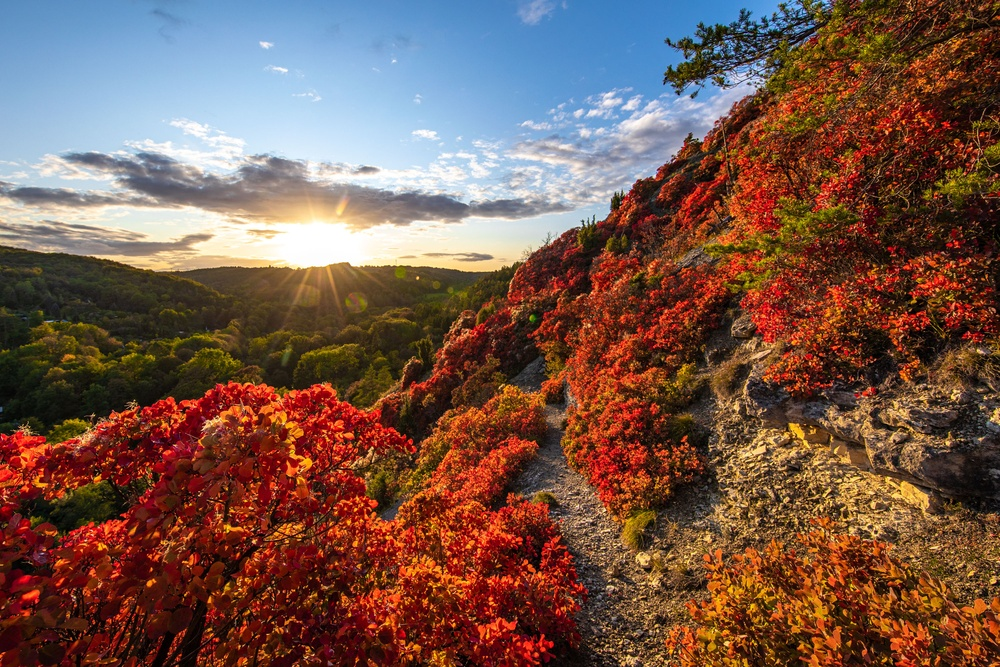
#> input picture module_1/images/test.jpg, 1000 x 667 px, shrunk from 3000 x 2000 before the run
$ python 4_translations.py --image images/test.jpg
#> lines starting #> are read from the running program, lines starting #| are printed output that depends on the picture

import numpy as np
import argparse
import imutils
import cv2


# construct the argument parser
ap = argparse.ArgumentParser()
ap.add_argument('-i', '--image', required=True, help='Path to image')
args = vars(ap.parse_args())

# load the image
image = cv2.imread(args['image'])
#> image is the input picture: shape (667, 1000, 3); mean B, G, R 74.6, 86.1, 117.8
cv2.imshow('Original', image)
cv2.waitKey(0)

print(image.shape)
#| (667, 1000, 3)


# using the translation matrix to shift the image 25 pixels to the right and 50 pixels down
M = np.float32([[1, 0, 25], [0, 1, 50]])
shifted = cv2.warpAffine(image, M, (image.shape[1], image.shape[0]))
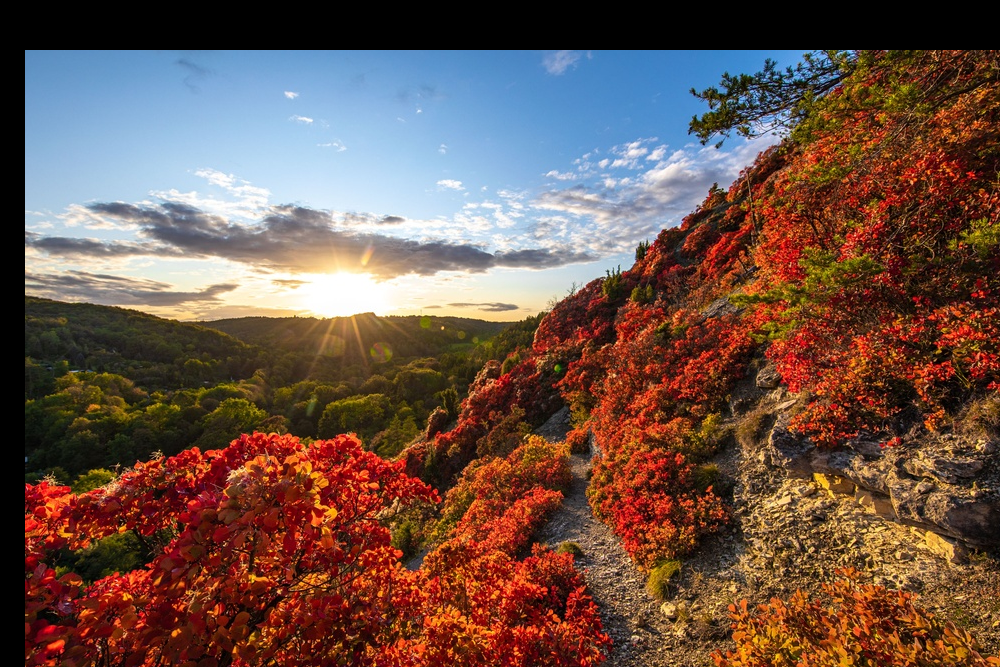
#> shifted: shape (667, 1000, 3); mean B, G, R 72.7, 82.3, 109.1
cv2.imshow('shifted down and right', shifted)
cv2.waitKey(0)

# shifting 50 pixels to the left and 90 pixels up
M = np.float32([[1, 0, -50], [0, 1, -90]])
shifted = cv2.warpAffine(image, M, (image.shape[1], image.shape[0]))
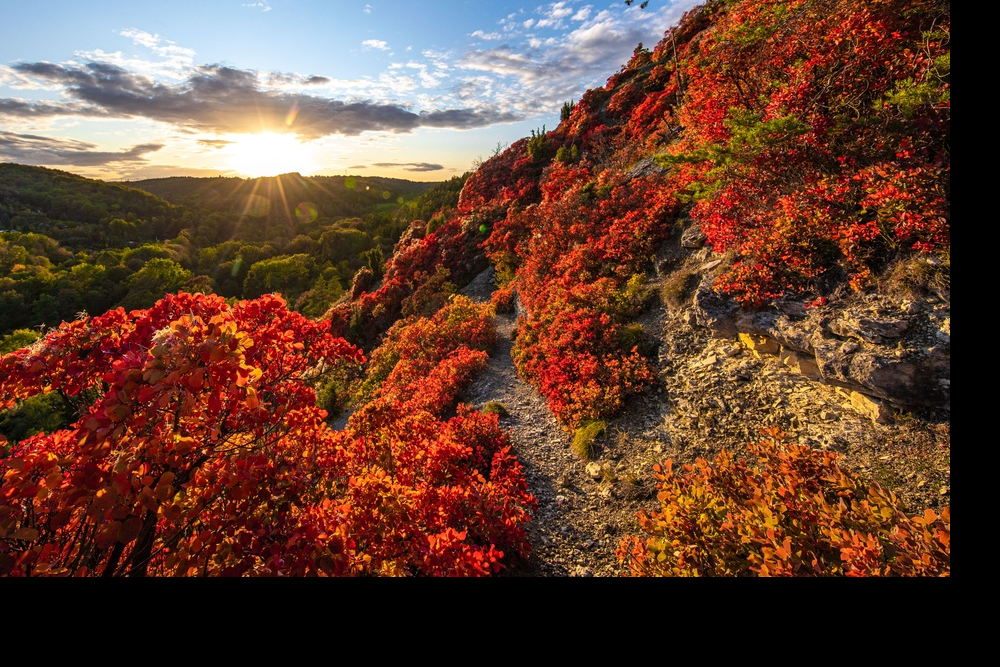
#> shifted: shape (667, 1000, 3); mean B, G, R 49.6, 65.1, 99.7
cv2.imshow('shifted up and left', shifted)
cv2.waitKey(0)

test = imutils.translate(image, 100, -50)
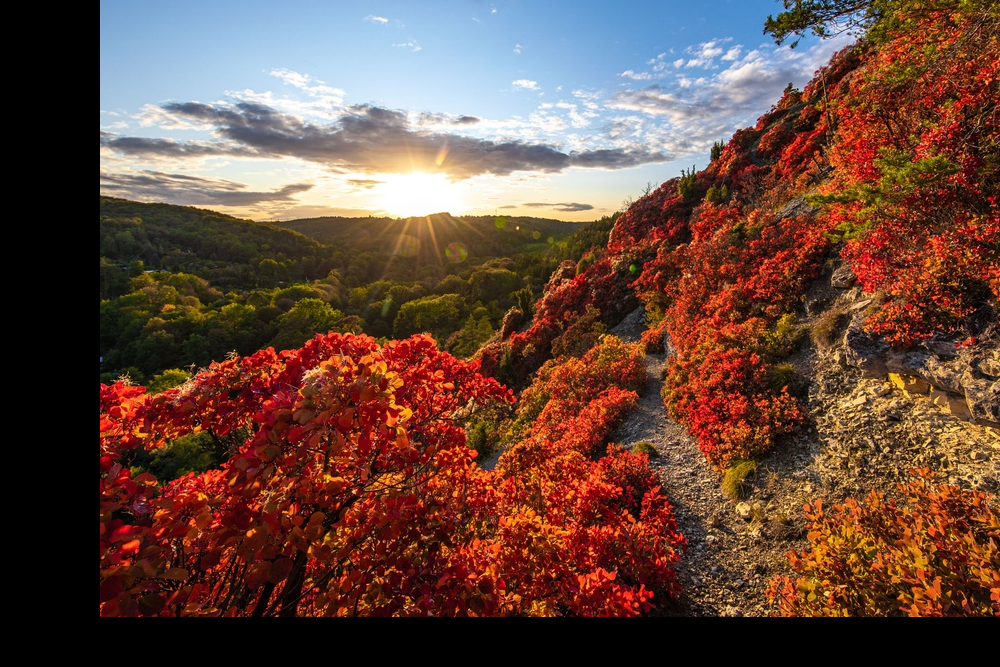
#> test: shape (667, 1000, 3); mean B, G, R 59.9, 71.8, 102.5
cv2.imshow('shifted up and left', test)
cv2.waitKey(0)

$ run again, on module_1/images/bricks.png
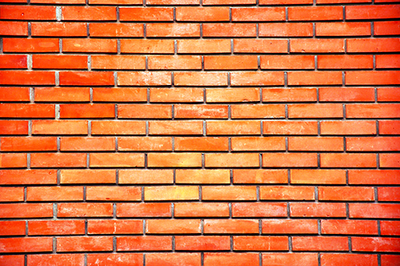
#> input picture module_1/images/bricks.png, 400 x 266 px
#> image is the input picture: shape (266, 400, 3); mean B, G, R 66.4, 117, 216.7
#| (266, 400, 3)
#> `shifted = cv2.warpAffine(image, M, (image.shape[1], image.shape[0]))`:
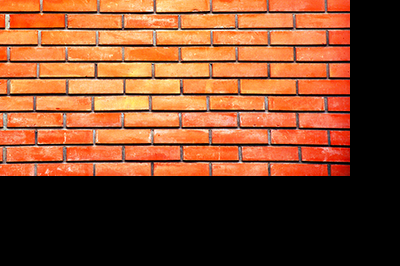
#> shifted: shape (266, 400, 3); mean B, G, R 42, 71.7, 126.2
#> `test = imutils.translate(image, 100, -50)`:
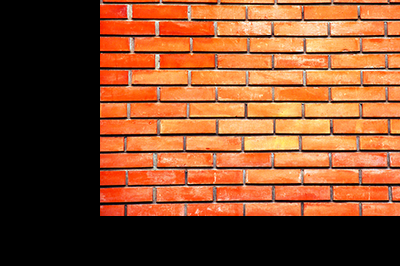
#> test: shape (266, 400, 3); mean B, G, R 43, 75.9, 132.9
